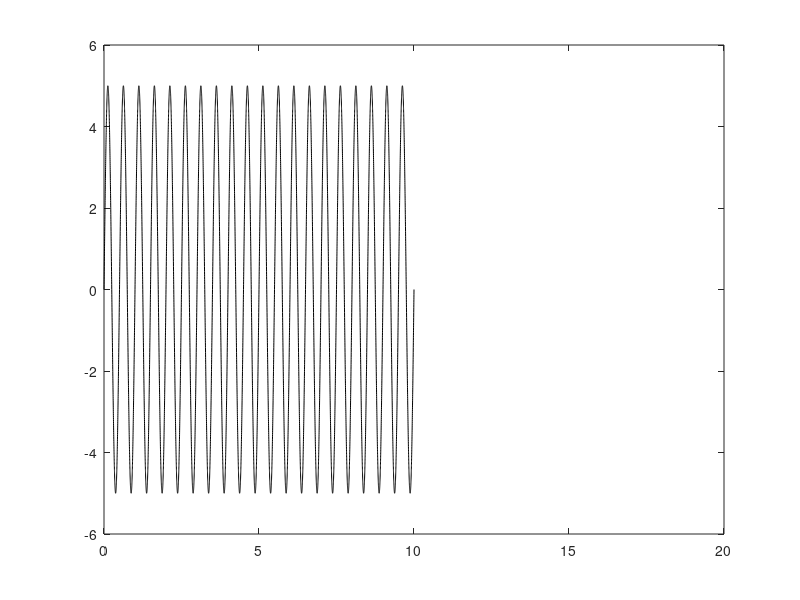

The MATLAB source for this figure:
fi = figure(1)
pl = subplot(1,1,1)
li = line(pl)

t=0:0.001:10;
s=5*sin(2*pi*2*t);

set(pl,'box','on');
set(pl,'units','pixels');

set(li,"xdata",t,"ydata",s);
set(pl,"xlim",[0 20])

